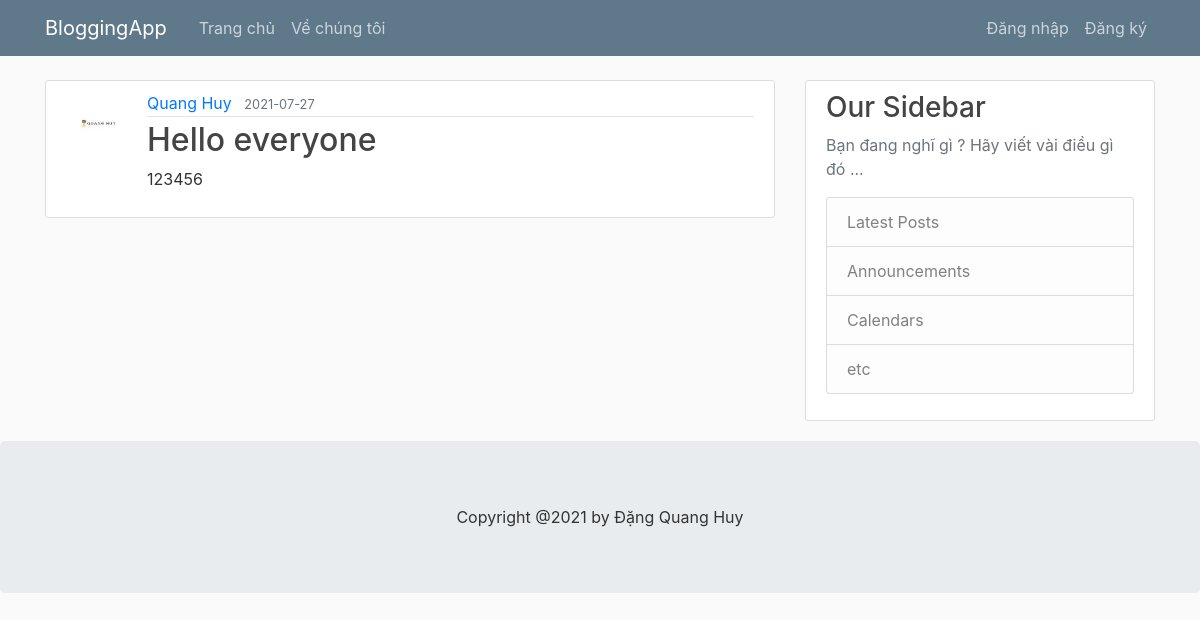
Screenshot of /post/3 with the database file from the repository.
### flaskblog/models.py (models this page shows, shortened)
class User(db.Model, UserMixin):
    id = db.Column(db.Integer, primary_key=True)
    username = db.Column(db.String(20), unique=True, nullable=False)
    email = db.Column(db.String(120), unique=True, nullable=False)
    image_file = db.Column(db.String(20), nullable=False, default='default.jpg')
    password = db.Column(db.String(60), nullable=False)
    posts = db.relationship('Post', backref='author', lazy=True)

class Post(db.Model):
    id = db.Column(db.Integer, primary_key=True)
    title = db.Column(db.String(100), nullable=False)
    date_posted = db.Column(db.DateTime, nullable=False, default=datetime.utcnow)
    content = db.Column(db.Text, nullable=False)
    user_id = db.Column(db.Integer, db.ForeignKey('user.id'), nullable=False)

### flaskblog/routes.py (the view)
@app.route("/post/<int:post_id>")
def post(post_id):
    post = Post.query.get_or_404(post_id)
    return render_template('post.html', title=post.title, post=post)

### flaskblog/templates/post.html (shortened to what this page needs)
{% extends "layout.html" %}
{% block content %}
  <article class="media content-section">
    <img class="rounded-circle article-img" src="{{ url_for('static', filename='profile_pics/' + post.author.image_file) }}">
    <div class="media-body">
      <div class="article-metadata">
        <a class="mr-2" href="{{ url_for('user_posts', username=post.author.username) }}">{{ post.author.username }}</a>
        <small class="text-muted">{{ post.date_posted.strftime('%Y-%m-%d') }}</small>
      </div>
      <h2 class="article-title">{{ post.title }}</h2>
      <p class="article-content">{{ post.content }}</p>
    </div>
  </article>
{% endblock content %}

### flaskblog/static/main.css (style rules this page uses)
body { background: #fafafa; color: #333333; margin-top: 5rem; }
h1, h2, h3, h4, h5, h6 { color: #444444; }
.content-section { background: #ffffff; padding: 10px 20px; border: 1px solid #dddddd; border-radius: 3px; margin-bottom: 20px; }
.article-title { color: #444444; }
.article-content { white-space: pre-line; }
.article-img { height: 65px; width: 65px; margin-right: 16px; }
.article-metadata { padding-bottom: 1px; margin-bottom: 4px; border-bottom: 1px solid #e3e3e3 }

### rows the page displays
User: image_file (picture), author.username "Quang Huy"
Post: date_posted "2021-07-27", title "Hello everyone", content "123456"
